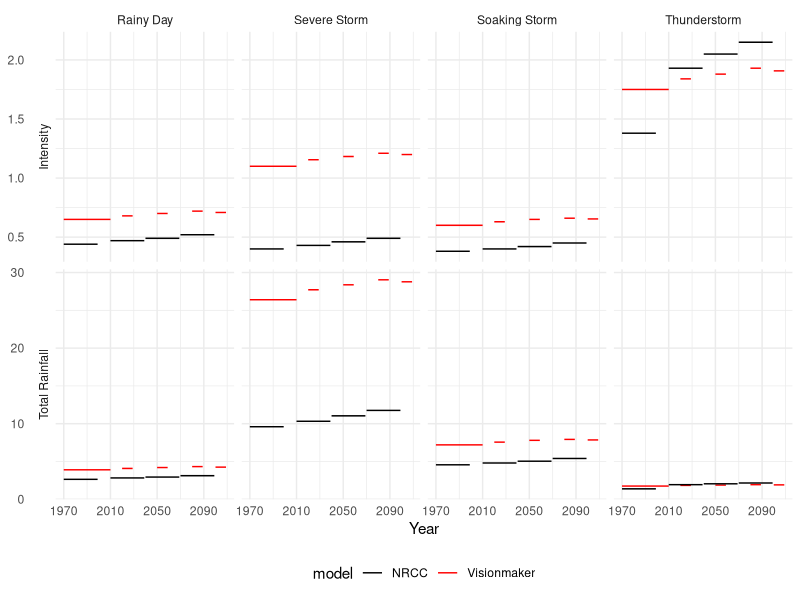

R code for this plot:

library("ggplot2")
library("reshape2")
# change size of inline plots
options(repr.plot.width=8, repr.plot.height=3)

df = read.csv('inputs/storm_modelling.csv')

df$`Total Rainfall` = df$Intensity * df$Duration
# filter out the 1600s data
df = df[df$start > 1600,]
# melt so we can use facet_grid
df = melt(df, id.vars=c('model', 'rain_event_type', 'start', 'end', 'Duration'))

g = ggplot(df) +
    labs(x='Year', y=NULL) +
    # tilde is just overloaded to do something completely different here
    facet_grid(variable ~ rain_event_type, scales="free", switch="y") + 
    geom_segment(aes(x=start, y=value, xend=end, yend=value, color=model)) +
    #geom_text(aes(label=round(df$value, 2), x=start, y=value)) +
    theme_minimal() +
    theme(legend.position="bottom") + 
    scale_colour_manual(values=c("black", "red")) +
    scale_x_continuous(breaks=seq(1970, 2110, 40))

ggsave("test.png", g, width=6.5, height=4, dpi=300, units="in")
